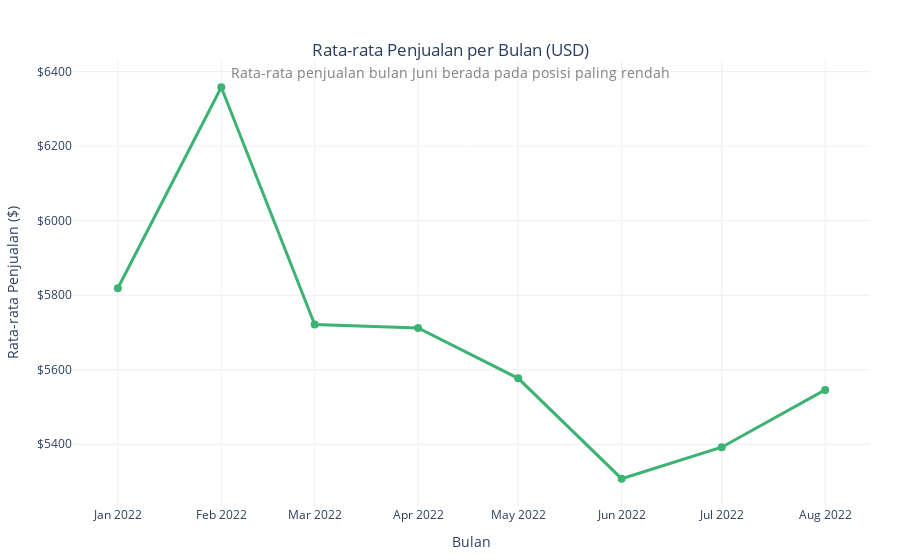

Here is the notebook cell this chart was saved with:
### Markdown cell above
# Data Understanding

### Code cell
# Rata-rata total penjualan per bulan
df_clean['Date'] = pd.to_datetime(df_clean['Date'])
df_clean['Month'] = df_clean['Date'].dt.to_period('M')


sales_month_avg = df_clean.groupby('Month')['Amount'].mean().reset_index()
sales_month_avg['Month'] = sales_month_avg['Month'].astype(str)

# Plot
fig = go.Figure()

fig.add_trace(go.Scatter(
    x=sales_month_avg['Month'],
    y=sales_month_avg['Amount'],
    mode='lines+markers',
    line=dict(color='mediumseagreen', width=3),
    marker=dict(size=8, symbol='circle'),
    name='Rata-rata Penjualan',
    hovertemplate='%{x|%B %Y}<br><b>$%{y:,.2f}</b><extra></extra>'
))

fig.update_layout(
    title={
        'text': 'Rata-rata Penjualan per Bulan (USD)<br><span style="font-size:14px; color:gray;">Rata-rata penjualan bulan Juni berada pada posisi paling rendah</span>',
        'y': 0.9,
        'x': 0.5,
        'xanchor': 'center',
        'yanchor': 'top'
    },
    xaxis_title='Bulan',
    yaxis_title='Rata-rata Penjualan ($)',
    template='plotly_white',
    yaxis_tickprefix='$',
    margin=dict(l=40, r=30, t=60, b=40)
)

fig.show()

### Figure 1 — Plotly figure (JSON) as saved in the notebook; plotly's stock layout.template omitted (floating-point values rounded to 4 significant figures)
{"data": [{"hovertemplate": "%{x|%B %Y}<br><b>$%{y:,.2f}</b><extra></extra>", "line": {"color": "mediumseagreen", "width": 3}, "marker": {"size": 8, "symbol": "circle"}, "mode": "lines+markers", "name": "Rata-rata Penjualan", "type": "scatter", "x": ["2022-01", "2022-02", "2022-03", "2022-04", "2022-05", "2022-06", "2022-07", "2022-08"], "y": [5819.0, 6358.0, 5721.0, 5712.0, 5577.0, 5308.0, 5392.0, 5546.0]}], "layout": {"margin": {"b": 40, "l": 40, "r": 30, "t": 60}, "title": {"text": "Rata-rata Penjualan per Bulan (USD)<br><span style=\"font-size:14px; color:gray;\">Rata-rata penjualan bulan Juni berada pada posisi paling rendah</span>", "x": 0.5, "xanchor": "center", "y": 0.9, "yanchor": "top"}, "xaxis": {"title": {"text": "Bulan"}}, "yaxis": {"tickprefix": "$", "title": {"text": "Rata-rata Penjualan ($)"}}}}
